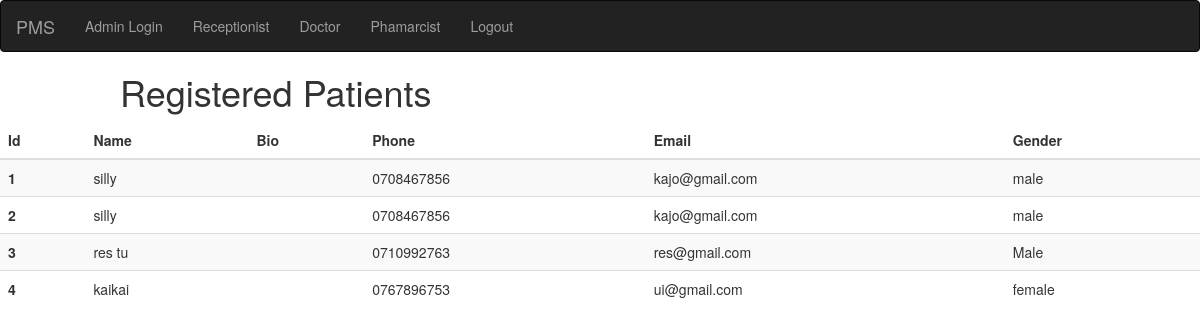
Screenshot of /view_patient/ with the database file from the repository.
### patient/models.py (models this page shows, shortened)
class Patient(models.Model):
    gender_choice = Choices('SELECT','male','female')
    Name = models.CharField(max_length=100)
    location = models.CharField(max_length=500 , blank=True , default='')
    Address = models.CharField(max_length=100 , default=None)
    Email = models.CharField(max_length=100 , default=None)
    Phone = models.CharField(max_length=100 , default=None)
    gender = models.CharField(max_length=100 , choices=gender_choice,default=gender_choice.SELECT)

### patient/views.py (the view)
# urls.py: path('view_patient/', views.view_patient, name='view_patient'),
def view_patient(request):
    context = {"view_patient": Patient.objects.all()}
    return render(request, "patient_list.html", context)

### patient/templates/patient_list.html
{% extends 'base.html' %}
{% block content %}
{% load static %}
      <h1 style="margin-left:120px;">Registered Patients</h1>
<table class="table table-striped" id="tabledel">
  <thead class="boarder-bottom font-weight-bold">
    <tr>
      <th scope="col">Id</th>
      <th scope="col">Name</th>
      <th scope="col">Bio</th>
      <th scope="col">Phone</th>
      <th scope="col">Email</th>
      <th scope="col">Gender</th>
    </tr>
  </thead>
  <tbody>
  {% for pat in view_patient %}
      <tr>
      <th scope="row">{{pat.id}}</th>
      <td>{{pat.Name}}</td>
      <td>{{pat.bio}}</td>
      <td>{{pat.Phone}}</td>
      <td>{{pat.Email}}</td>
      <td>{{pat.gender}}</td>
    </tr>
  {% endfor %}
  </tbody>
</table>
{% endblock %}

### rows the page displays
Patient: id "1", Name "silly", Phone "0708467856", Email "kajo@gmail.com", gender "male"
Patient: id "2", Name "silly", Phone "0708467856", Email "kajo@gmail.com", gender "male"
Patient: id "3", Name "res tu", Phone "0710992763", Email "res@gmail.com", gender "Male"
Patient: id "4", Name "kaikai", Phone "0767896753", Email "ui@gmail.com", gender "female"
